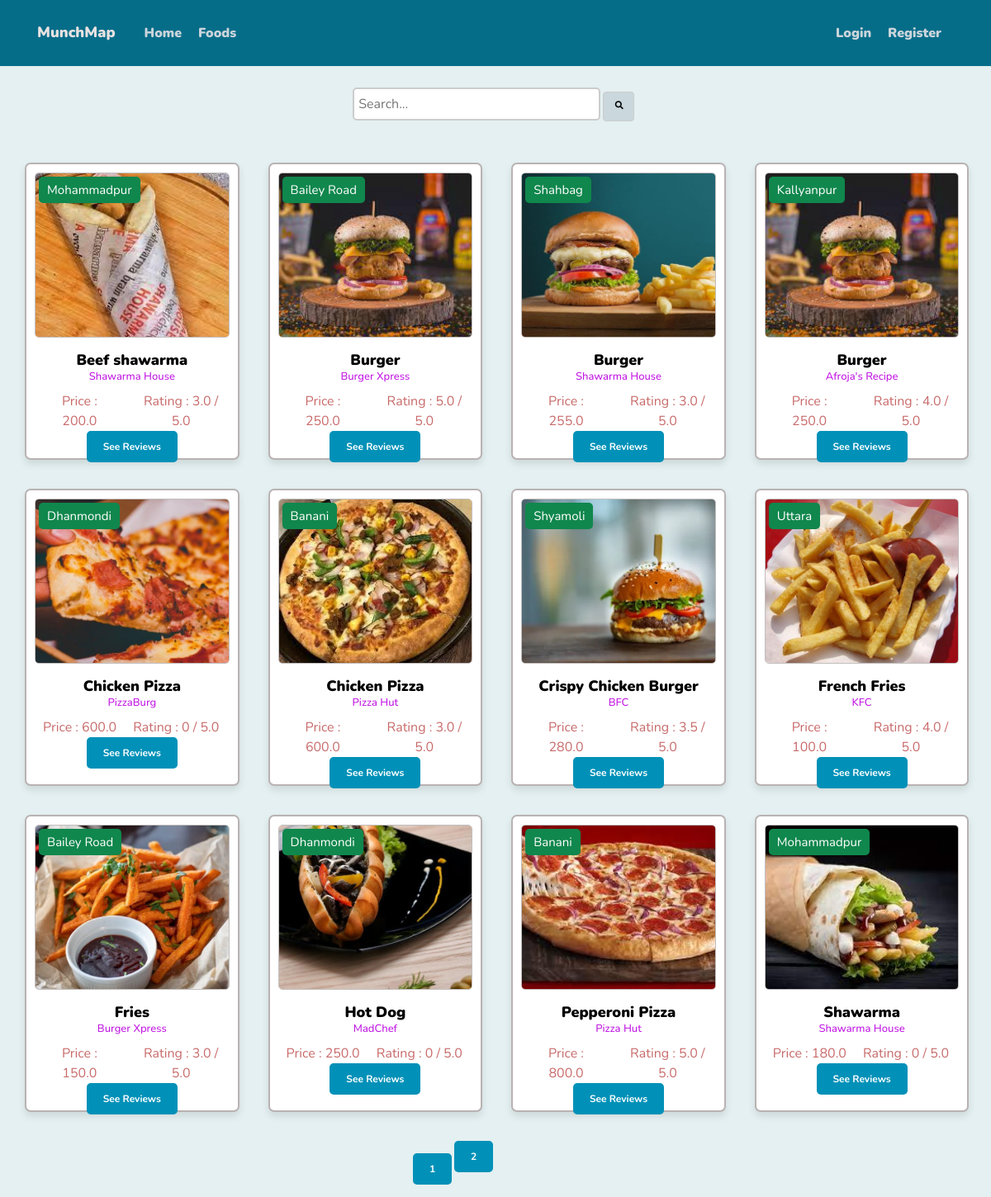
The app's page /search_food with its own data.
### website/models.py (models this page shows, shortened)
class Food(db.Model):
    id = db.Column(db.Integer, primary_key=True)
    name = db.Column(db.String(100), nullable=False)
    restaurant_id = db.Column(db.Integer, db.ForeignKey(
        'restaurant.id'), nullable=False)
    image_file = db.Column(db.String(20), nullable=False,
                           default='default.jpg')
    rating = db.Column(db.Float, default=0.0)
    description = db.Column(db.Text, nullable=False, default='No description')
    reviews = db.relationship('FoodReview', backref='review_for', lazy=True)
    rating_count = db.Column(db.Float, nullable=False, default=0.0)
    total_rating = db.Column(db.Float, nullable=False, default=0.0)
    rating = db.Column(db.Float, nullable=False, default=0.0)
    price = db.Column(db.Float, nullable=False, default=0.0)

class Restaurant(db.Model):
    id = db.Column(db.Integer, primary_key=True)
    name = db.Column(db.String(100), nullable=False)
    owner_id = db.Column(db.Integer, db.ForeignKey('user.id'), nullable=False)
    image_file = db.Column(db.String(20), nullable=False,
                           default='default.jpg')
    location = db.Column(db.String(100), nullable=False)
    description = db.Column(db.Text, nullable=False, default='No description')
    detail_location = db.Column(db.Text)
    rating = db.Column(db.Float, default=0.0)
    foods = db.relationship('Food', backref='belong_to', lazy=True)
    reviews = db.relationship(
        'RestaurantReview', backref='review_for', lazy=True)
    rating_count = db.Column(db.Float, nullable=False, default=0.0)
    total_rating = db.Column(db.Float, nullable=False, default=0.0)
    ratign = db.Column(db.Float, nullable=False, default=0.0)

### website/main/routes.py (the view)
@main.route("/search_food", methods=['GET', 'POST'])
def search_food():
    if request.method == 'POST':
        print(request.form.get('search'), 'he')
    else:
        search_query = request.args.get('search')
        print(search_query)
        if search_query:
            page = request.args.get('page', 1, type=int)
            foods = Food.query.filter(
                Food.name.like(f'%{search_query}%')).paginate(page=page, per_page=12)
            return render_template('home2.html', foods=foods)
    page = request.args.get('page', 1, type=int)
    foods = Food.query.order_by(
        Food.name).paginate(page=page, per_page=12)
    return render_template('home2.html', foods=foods)

### website/templates/home2.html (shortened to what this page needs)
<!DOCTYPE html>
<html>
  <head>
    <link
      rel="stylesheet"
      href="https://maxcdn.bootstrapcdn.com/bootstrap/4.0.0/css/bootstrap.min.css"
    />
    <link
      rel="stylesheet"
      href="https://cdnjs.cloudflare.com/ajax/libs/font-awesome/5.15.3/css/all.min.css"
    />
    <link
      rel="stylesheet"
      type="text/css"
      href="{{ url_for('static', filename='home.css') }}"
    />
  </head>
  <body>
    <header class="site-header">
      <nav class="navbar navbar-expand-md navbar-dark bg-steel fixed-top">
        <div class="container">
          <h1><a class="navbar-brand mr-8" href="/">MunchMap</a></h1>
          <div class="collapse navbar-collapse" id="navbarToggle">
            <div class="navbar-nav mr-auto">
              <a class="nav-item nav-link" href="{{ url_for('main.home') }}"
                >Home</a
              >
              <a class="nav-item nav-link" href="{{ url_for('main.home2') }}"
                >Foods</a
              >
            </div>
            <div class="navbar-nav">
              {% if current_user.is_authenticated %}
              <a
                class="nav-item nav-link"
                href="{{ url_for('restaurants.new_restaurant') }}"
                >Create Restaurant</a
              >
              <a class="nav-item nav-link" href="{{ url_for('users.account') }}"
                >{{ current_user.username }}</a
              >
              <a class="nav-item nav-link" href="{{ url_for('users.logout') }}"
                >Logout</a
              >
              {% else %}
              <a class="nav-item nav-link" href="{{ url_for('users.login') }}"
                >Login</a
              >
              <a
                class="nav-item nav-link"
                href="{{ url_for('users.register') }}"
                >Register</a
              >
              {% endif %}
            </div>
          </div>
        </div>
      </nav>
      <div class="row">
        <div class="col-md-10">
        </div>
      </div>
      <div class="search-container">
        <form action="/search_food" method="GET">
          <input
            type="text"
            class="search-input"
            name="search"
            placeholder="Search..."
          />
          <button type="submit" class="search-button">
            <i class="fas fa-search"></i>
          </button>
        </form>
      </div>
    </header>
    <div class="box-container">
      {% for food in foods.items %}
      <div class="box">
        <button class="location-tag">{{ food.belong_to.location }}</button>
        <a href="{{ url_for('foods.food', food_id = food.id ) }}">
          <img
            src="{{ url_for('static', filename='profile_pics/' + food.image_file) }}"
            alt=""
          />
        </a>
        <h3>
          <a
            href="{{ url_for('foods.food', food_id = food.id ) }}"
            style="text-decoration: none"
            >{{ food.name }}
          </a>
          <p style="font-size: small; color: rgb(193, 23, 227)">
            {{ food.belong_to.name }}
          </p>
        </h3>
        <div class="text" style="font-size: medium; display: flex">
          <div class="text2" style="margin-right: 20px; margin-left: 10px">
            Price : {{food.price}}
          </div>
          <div>
            {% if food.rating_count > 0 %} Rating : {{
            (food.total_rating/food.rating_count) | round(1) }} / 5.0 {% else %}
            Rating : 0 / 5.0 {% endif %}
          </div>
        </div>
        <a href="{{ url_for('foods.food', food_id = food.id ) }}" class="btn">
          See Reviews
        </a>
      </div>
      {% endfor %}
    </div>
    {% for page_num in foods.iter_pages(left_edge=1, right_edge=1,
    left_current=1, right_current=2) %} {% if page_num %} {% if foods.page ==
    page_num %}
    <a
      class="btn btn-info mb-4"
      style="margin-left: 500px; margin-top: 30px; margin-bottom: 80px"
      href="{{ url_for('main.home2', page=page_num) }}"
      >{{ page_num }}</a
    >
    {% else %}
    <a
      class="btn btn-outline-info mb-4"
      href="{{ url_for('main.home2', page=page_num) }}"
      >{{ page_num }}</a
    >
    {% endif %} {% else %} ... {% endif %} {% endfor %}
  </body>
</html>

### website/static/home.css (style rules this page uses)
* { font-family: "Nunito", sans-serif; margin: 0; padding: 0; box-sizing: border-box; outline: none; border: none; text-decoration: none; transition: all 0.2s linear; }
html { font-size: 62.5%; overflow-x: hidden; scroll-behavior: smooth; scroll-padding-top: 6rem; }
body { background: #dfeeefd7; color: #c86a6a; margin-top: 10rem; }
h1, h2, h3, h4, h5, h6 { color: #444444; }
a { color: black; font-size: large; font-weight: 1000; }
.bg-steel { background-color: #066d89; height: 80px; position: absolute; transition: transform 0.3s ease; top: 0; left: 0; width: 100%; }
.site-header .navbar-nav .nav-link { color: #cbd5db; font-size: medium; margin-right: 10px; }
.site-header .navbar-brand { color: rgb(232, 226, 226); font-size: large; margin-right: 30px; border: #1f2223; }
.box-container { margin-top: 50px; margin-left: 10px; margin-right: 10px; display: flex; flex-wrap: wrap; gap: 1.5rem; }
.box-container .box { margin-left: 20px; margin-bottom: 20px; padding: 10px; background: #fff; box-shadow: 0 0.5rem 1rem rgba(0, 0, 0, 0.1); border: 0.2rem solid rgba(26, 1, 1, 0.3); border-radius: 0.7rem; text-align: center; position: relative; min-width: calc(22%); max-width: calc(22%); max-height: 360px; }
.box-container .box img { border: 1px solid rgb(194, 190, 190); height: 20rem; object-fit: cover; width: 100%; border-radius: 0.5rem; transition: transform 0.5s ease; }
.box-container .box button.location-tag { position: absolute; top: 1.5rem; left: 1.5rem; background: #10874d; color: #fff; font-size: 1.5rem; padding: 0.5rem 1rem; border-radius: 0.5rem; cursor: pointer; z-index: 1; }
.box-container .box h3 { color: #333; font-size: 2.5rem; padding-top: 1rem; transition: transform 0.3s ease; }
.btn { display: inline-block; padding: 10px 20px; font-size: 12px; font-weight: bold; text-align: center; text-decoration: none; border-radius: 5px; border: none; background-color: #0191b8; color: #ffffff; cursor: pointer; transition: background-color 0.3s ease; }
.search-container { display: flex; justify-content: center; align-items: center; margin-right: 5px; }
.search-input { width: 300px; height: 40px; padding: 5px; margin-top: 5px; border: 1px solid #ccc; border-width: 2px; border-radius: 5px; font-size: medium; }
.search-button { justify-content: center; background: #cad7dc; border: 1px solid #ccc; border-width: 1px; border-radius: 4px; cursor: pointer; padding-left: 2px; height: 36px; width: 38px; }

### records on screen
Food: belong_to.location "Mohammadpur", image_file (picture), name "Beef shawarma", belong_to.name "Shawarma House", price "200.0", (food.total_rating/food.rating_count)|round(1) "3.0"
Food: belong_to.location "Bailey Road", image_file (picture), name "Burger", belong_to.name "Burger Xpress", price "250.0", (food.total_rating/food.rating_count)|round(1) "5.0"
Food: belong_to.location "Shahbag", image_file (picture), name "Burger", belong_to.name "Shawarma House", price "255.0", (food.total_rating/food.rating_count)|round(1) "3.0"
Food: belong_to.location "Kallyanpur", image_file (picture), name "Burger", belong_to.name "Afroja's Recipe", price "250.0", (food.total_rating/food.rating_count)|round(1) "4.0"
Food: belong_to.location "Dhanmondi", image_file (picture), name "Chicken Pizza", belong_to.name "PizzaBurg", price "600.0", rating_count "Rating : 0 / 5.0"
Food: belong_to.location "Banani", image_file (picture), name "Chicken Pizza", belong_to.name "Pizza Hut", price "600.0", (food.total_rating/food.rating_count)|round(1) "3.0"
Food: belong_to.location "Shyamoli", image_file (picture), name "Crispy Chicken Burger", belong_to.name "BFC", price "280.0", (food.total_rating/food.rating_count)|round(1) "3.5"
Food: belong_to.location "Uttara", image_file (picture), name "French Fries", belong_to.name "KFC", price "100.0", (food.total_rating/food.rating_count)|round(1) "4.0"
Food: belong_to.location "Bailey Road", image_file (picture), name "Fries", belong_to.name "Burger Xpress", price "150.0", (food.total_rating/food.rating_count)|round(1) "3.0"
Food: belong_to.location "Dhanmondi", image_file (picture), name "Hot Dog", belong_to.name "MadChef", price "250.0", rating_count "Rating : 0 / 5.0"
Food: belong_to.location "Banani", image_file (picture), name "Pepperoni Pizza", belong_to.name "Pizza Hut", price "800.0", (food.total_rating/food.rating_count)|round(1) "5.0"
Food: belong_to.location "Mohammadpur", image_file (picture), name "Shawarma", belong_to.name "Shawarma House", price "180.0", rating_count "Rating : 0 / 5.0"

### other values on screen
{{ page_num }} "1"
{{ page_num }} "2"
